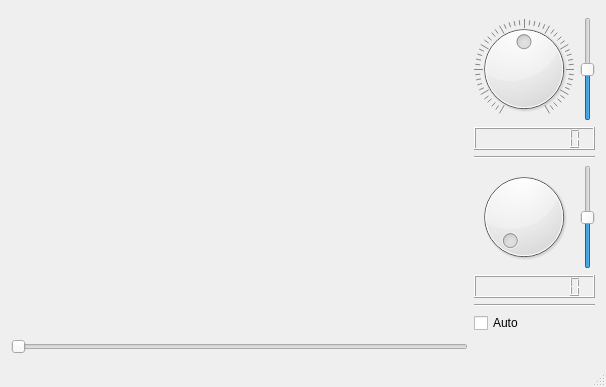
<?xml version="1.0" encoding="UTF-8"?>
<ui version="4.0">
 <class>MainWindow</class>
 <widget class="QMainWindow" name="MainWindow">
  <property name="geometry">
   <rect>
    <x>0</x>
    <y>0</y>
    <width>606</width>
    <height>387</height>
   </rect>
  </property>
  <property name="windowTitle">
   <string>QCustomPlot plot examples</string>
  </property>
  <widget class="QWidget" name="centralWidget">
   <layout class="QVBoxLayout" name="verticalLayout">
    <item>
     <layout class="QGridLayout" name="gridLayout">
      <item row="8" column="0">
       <widget class="QSlider" name="timeSlider">
        <property name="enabled">
         <bool>true</bool>
        </property>
        <property name="maximum">
         <number>999</number>
        </property>
        <property name="singleStep">
         <number>1</number>
        </property>
        <property name="pageStep">
         <number>50</number>
        </property>
        <property name="orientation">
         <enum>Qt::Horizontal</enum>
        </property>
       </widget>
      </item>
      <item row="2" column="1" colspan="2">
       <widget class="QLCDNumber" name="levelDisplay">
        <property name="digitCount">
         <number>9</number>
        </property>
       </widget>
      </item>
      <item row="1" column="1">
       <widget class="QDial" name="levelSignificand">
        <property name="minimum">
         <number>-99</number>
        </property>
        <property name="maximum">
         <number>99</number>
        </property>
        <property name="value">
         <number>0</number>
        </property>
        <property name="tracking">
         <bool>true</bool>
        </property>
        <property name="invertedAppearance">
         <bool>false</bool>
        </property>
        <property name="invertedControls">
         <bool>false</bool>
        </property>
        <property name="wrapping">
         <bool>false</bool>
        </property>
        <property name="notchTarget">
         <double>3.700000000000000</double>
        </property>
        <property name="notchesVisible">
         <bool>true</bool>
        </property>
       </widget>
      </item>
      <item row="4" column="1">
       <widget class="QDial" name="widthSignificand">
        <property name="minimum">
         <number>1</number>
        </property>
        <property name="maximum">
         <number>99</number>
        </property>
        <property name="value">
         <number>1</number>
        </property>
       </widget>
      </item>
      <item row="4" column="2">
       <widget class="QSlider" name="widthMagnitude">
        <property name="minimum">
         <number>-9</number>
        </property>
        <property name="maximum">
         <number>9</number>
        </property>
        <property name="pageStep">
         <number>1</number>
        </property>
        <property name="orientation">
         <enum>Qt::Vertical</enum>
        </property>
       </widget>
      </item>
      <item row="0" column="0" rowspan="8">
       <widget class="QCustomPlot" name="customPlot" native="true"/>
      </item>
      <item row="1" column="2">
       <widget class="QSlider" name="levelMagnitude">
        <property name="minimum">
         <number>-9</number>
        </property>
        <property name="maximum">
         <number>9</number>
        </property>
        <property name="pageStep">
         <number>1</number>
        </property>
        <property name="tracking">
         <bool>true</bool>
        </property>
        <property name="orientation">
         <enum>Qt::Vertical</enum>
        </property>
       </widget>
      </item>
      <item row="7" column="1" colspan="2">
       <widget class="QCheckBox" name="autoScalling">
        <property name="enabled">
         <bool>true</bool>
        </property>
        <property name="text">
         <string>Auto</string>
        </property>
        <property name="checked">
         <bool>false</bool>
        </property>
       </widget>
      </item>
      <item row="5" column="1" colspan="2">
       <widget class="QLCDNumber" name="widthDisplay">
        <property name="smallDecimalPoint">
         <bool>false</bool>
        </property>
        <property name="digitCount">
         <number>9</number>
        </property>
       </widget>
      </item>
      <item row="3" column="1" colspan="2">
       <widget class="Line" name="line_2">
        <property name="orientation">
         <enum>Qt::Horizontal</enum>
        </property>
       </widget>
      </item>
      <item row="6" column="1" colspan="2">
       <widget class="Line" name="line">
        <property name="orientation">
         <enum>Qt::Horizontal</enum>
        </property>
       </widget>
      </item>
     </layout>
    </item>
   </layout>
  </widget>
  <widget class="QStatusBar" name="statusBar"/>
 </widget>
 <layoutdefault spacing="6" margin="11"/>
 <customwidgets>
  <customwidget>
   <class>QCustomPlot</class>
   <extends>QWidget</extends>
   <header>qcustomplot.h</header>
   <container>1</container>
  </customwidget>
 </customwidgets>
 <resources/>
 <connections/>
</ui>
